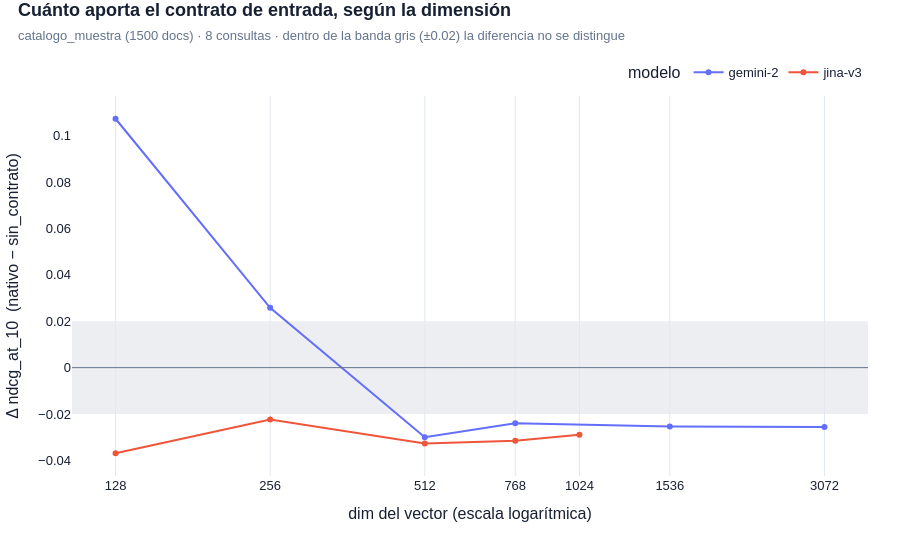

This figure's notebook cell:
### Markdown cell above
---

# H · El contrato no aporta lo mismo en todas las dimensiones

La sección D midió la Δ del contrato **solo en la dimensión nativa**, y con ese único punto la conclusión parecía limpia: retirarlo mejora en los dos modelos que lo tienen. El barrido completo dice algo más incómodo — y más interesante.

**La Δ cambia de signo al truncar.** En `gemini-2`:

| dim | `nativo` | `sin_contrato` | Δ |
|---:|---:|---:|---:|
| 3072 | 0,7509 | 0,7765 | **−0,0256** |
| 1536 | 0,7496 | 0,7750 | −0,0254 |
| 768 | 0,7478 | 0,7718 | −0,0240 |
| 512 | 0,7110 | 0,7410 | −0,0300 |
| 256 | 0,7101 | 0,6843 | **+0,0258** |
| 128 | 0,6648 | 0,5575 | **+0,1073** |

Por encima de 512 el contrato estorba. Por debajo, ayuda — y a 128 la diferencia es de **0,107**, cinco veces la tolerancia de D09b. El cruce está entre 512 y 256.

### Una hipótesis, no una conclusión

La instrucción de tarea es **texto idéntico en los 1.500 documentos**. En un modelo entrenado con MRL, las primeras componentes concentran la estructura más gruesa y compartida del corpus, y ahí es donde esa señal común pesa más.

- **A dimensión completa**, ese prefijo compartido es sobre todo lastre: ocupa norma sin aportar nada que distinga un producto de otro, así que quitarlo mejora.
- **Al truncar fuerte**, te quedas casi solo con esas primeras componentes, y ahí la instrucción funciona como condicionamiento de tarea que sí orienta la búsqueda.

No está comprobado — habría que mirar la energía por componente en ambas variantes. Queda como hipótesis explícita, no como explicación cerrada.

### Consecuencia práctica

**"Sin contrato es mejor" no es incondicional: vale a partir de 512.** La configuración que gana D09b (`gemini-2 [sin_contrato] @768`) cae con holgura en esa zona, así que **R02 no se ve afectada**.

Pero es una condición que hay que arrastrar. Si más adelante la memoria del índice empujara a bajar de dimensión —15.000 productos a 768 son 46 MB; a 256 serían 15 MB— la decisión sobre el contrato tendría que **revisarse, no heredarse**. Medir ese eje en un solo punto habría dejado la trampa puesta.

### Code cell
from aurum.graficas import plot_contract_delta

plot_contract_delta(
    barrido,
    tolerance=TOLERANCIA_D09B,
    subtitle=(
        f"{CORPUS_ID} ({len(corpus_textos)} docs) · {len(query_ids)} consultas · "
        f"dentro de la banda gris (±{TOLERANCIA_D09B}) la diferencia no se distingue"
    ),
).show()

# El cruce, en números: dónde deja de convenir retirar el contrato.
cruce = (
    barrido.pivot_table(index=["modelo", "dim"], columns="contrato", values="ndcg_at_10")
    .dropna(subset=["nativo", "sin_contrato"])
    .assign(delta=lambda d: (d["nativo"] - d["sin_contrato"]).round(4))
    .assign(gana=lambda d: d["delta"].apply(
        lambda x: "nativo" if x > TOLERANCIA_D09B
        else ("sin_contrato" if x < -TOLERANCIA_D09B else "indistinguible")
    ))
    .reset_index()
    .sort_values(["modelo", "dim"], ascending=[True, False])
)
cruce[["modelo", "dim", "nativo", "sin_contrato", "delta", "gana"]]

### Figure 1 — Plotly figure (JSON) as saved in the notebook; plotly's stock layout.template omitted (floating-point values rounded to 4 significant figures)
{"data": [{"hovertemplate": "<b>%{fullData.name}</b><br>dim: %{x}<br>Δ ndcg_at_10: %{y:+.4f}<extra></extra>", "legendgroup": "gemini-2", "line": {"color": "#636efa", "dash": "solid"}, "marker": {"symbol": "circle"}, "mode": "lines+markers", "name": "gemini-2", "orientation": "v", "showlegend": true, "type": "scatter", "x": [128, 256, 512, 768, 1536, 3072], "xaxis": "x", "y": [0.1073, 0.0258, -0.03, -0.024, -0.0254, -0.0256], "yaxis": "y"}, {"hovertemplate": "<b>%{fullData.name}</b><br>dim: %{x}<br>Δ ndcg_at_10: %{y:+.4f}<extra></extra>", "legendgroup": "jina-v3", "line": {"color": "#EF553B", "dash": "solid"}, "marker": {"symbol": "circle"}, "mode": "lines+markers", "name": "jina-v3", "orientation": "v", "showlegend": true, "type": "scatter", "x": [128, 256, 512, 768, 1024], "xaxis": "x", "y": [-0.0369, -0.0224, -0.0327, -0.0315, -0.0289], "yaxis": "y"}], "layout": {"colorway": ["#2563EB", "#14B8A6", "#F59E0B", "#8B5CF6", "#EC4899", "#0EA5E9", "#84CC16", "#F97316"], "font": {"color": "#172033", "family": "Arial, sans-serif", "size": 13}, "height": 540, "hoverlabel": {"bgcolor": "white", "font": {"family": "Arial", "size": 13}}, "legend": {"orientation": "h", "title": {"text": "modelo"}, "tracegroupgap": 0, "x": 1, "xanchor": "right", "y": 1.02, "yanchor": "bottom"}, "margin": {"b": 64, "l": 72, "r": 32, "t": 96}, "paper_bgcolor": "#FFFFFF", "plot_bgcolor": "#FFFFFF", "shapes": [{"fillcolor": "#94A3B8", "layer": "below", "line": {"width": 0}, "opacity": 0.18, "type": "rect", "x0": 0, "x1": 1, "xref": "x domain", "y0": -0.02, "y1": 0.02, "yref": "y"}, {"line": {"color": "#64748B", "width": 1}, "type": "line", "x0": 0, "x1": 1, "xref": "x domain", "y0": 0, "y1": 0, "yref": "y"}], "title": {"text": "<b>Cuánto aporta el contrato de entrada, según la dimensión</b><br><span style='font-size:13px;color:#64748B'>catalogo_muestra (1500 docs) · 8 consultas · dentro de la banda gris (±0.02) la diferencia no se distingue</span>", "x": 0.02, "xanchor": "left", "y": 0.97}, "xaxis": {"anchor": "y", "automargin": true, "domain": [0, 1], "gridcolor": "#E2E8F0", "showgrid": true, "ticktext": ["128", "256", "512", "768", "1024", "1536", "3072"], "tickvals": [128, 256, 512, 768, 1024, 1536, 3072], "title": {"text": "dim del vector (escala logarítmica)"}, "type": "log", "zeroline": false}, "yaxis": {"anchor": "x", "automargin": true, "domain": [0, 1], "showgrid": false, "title": {"text": "Δ ndcg_at_10  (nativo − sin_contrato)"}, "zeroline": false}}}
